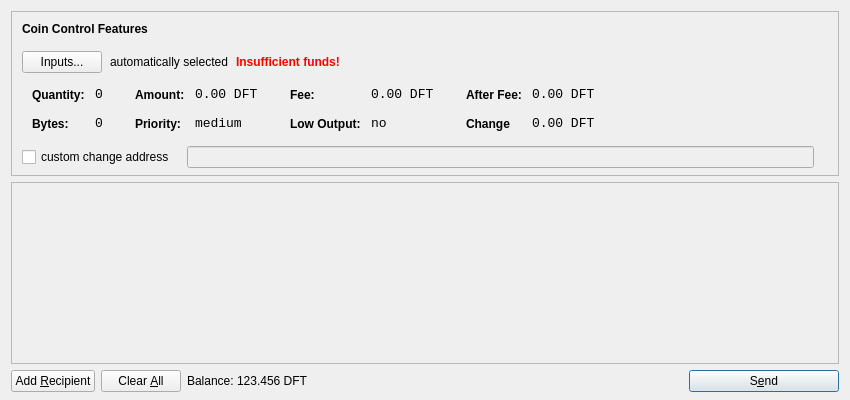
<?xml version="1.0" encoding="UTF-8"?>
<ui version="4.0">
 <class>SendCoinsDialog</class>
 <widget class="QDialog" name="SendCoinsDialog">
  <property name="geometry">
   <rect>
    <x>0</x>
    <y>0</y>
    <width>850</width>
    <height>400</height>
   </rect>
  </property>
  <property name="windowTitle">
   <string>Send Coins</string>
  </property>
  <layout class="QVBoxLayout" name="verticalLayout" stretch="0,1,0">
   <property name="bottomMargin">
    <number>8</number>
   </property>
   <item>
    <widget class="QFrame" name="frameCoinControl">
     <property name="sizePolicy">
      <sizepolicy hsizetype="Expanding" vsizetype="Expanding">
       <horstretch>0</horstretch>
       <verstretch>0</verstretch>
      </sizepolicy>
     </property>
     <property name="maximumSize">
      <size>
       <width>16777215</width>
       <height>16777215</height>
      </size>
     </property>
     <property name="frameShape">
      <enum>QFrame::StyledPanel</enum>
     </property>
     <property name="frameShadow">
      <enum>QFrame::Sunken</enum>
     </property>
     <layout class="QVBoxLayout" name="verticalLayoutCoinControl2">
      <property name="spacing">
       <number>-1</number>
      </property>
      <property name="leftMargin">
       <number>0</number>
      </property>
      <property name="topMargin">
       <number>0</number>
      </property>
      <property name="rightMargin">
       <number>0</number>
      </property>
      <property name="bottomMargin">
       <number>6</number>
      </property>
      <item>
       <layout class="QVBoxLayout" name="verticalLayoutCoinControl" stretch="0,0,0,0,1">
        <property name="spacing">
         <number>0</number>
        </property>
        <property name="leftMargin">
         <number>10</number>
        </property>
        <property name="topMargin">
         <number>10</number>
        </property>
        <item>
         <layout class="QHBoxLayout" name="horizontalLayoutCoinControl1">
          <property name="bottomMargin">
           <number>15</number>
          </property>
          <item>
           <widget class="QLabel" name="labelCoinControlFeatures">
            <property name="sizePolicy">
             <sizepolicy hsizetype="Preferred" vsizetype="Maximum">
              <horstretch>0</horstretch>
              <verstretch>0</verstretch>
             </sizepolicy>
            </property>
            <property name="font">
             <font>
              <weight>75</weight>
              <bold>true</bold>
             </font>
            </property>
            <property name="styleSheet">
             <string notr="true">font-weight:bold;</string>
            </property>
            <property name="text">
             <string>Coin Control Features</string>
            </property>
           </widget>
          </item>
         </layout>
        </item>
        <item>
         <layout class="QHBoxLayout" name="horizontalLayoutCoinControl2" stretch="0,0,0,0">
          <property name="spacing">
           <number>8</number>
          </property>
          <property name="bottomMargin">
           <number>10</number>
          </property>
          <item>
           <widget class="QPushButton" name="pushButtonCoinControl">
            <property name="styleSheet">
             <string notr="true"/>
            </property>
            <property name="text">
             <string>Inputs...</string>
            </property>
           </widget>
          </item>
          <item>
           <widget class="QLabel" name="labelCoinControlAutomaticallySelected">
            <property name="text">
             <string>automatically selected</string>
            </property>
            <property name="margin">
             <number>5</number>
            </property>
           </widget>
          </item>
          <item>
           <widget class="QLabel" name="labelCoinControlInsuffFunds">
            <property name="font">
             <font>
              <weight>75</weight>
              <bold>true</bold>
             </font>
            </property>
            <property name="styleSheet">
             <string notr="true">color:red;font-weight:bold;</string>
            </property>
            <property name="text">
             <string>Insufficient funds!</string>
            </property>
            <property name="margin">
             <number>5</number>
            </property>
           </widget>
          </item>
          <item>
           <spacer name="horizontalSpacerCoinControl">
            <property name="orientation">
             <enum>Qt::Horizontal</enum>
            </property>
            <property name="sizeHint" stdset="0">
             <size>
              <width>40</width>
              <height>1</height>
             </size>
            </property>
           </spacer>
          </item>
         </layout>
        </item>
        <item>
         <widget class="QWidget" name="widgetCoinControl" native="true">
          <property name="sizePolicy">
           <sizepolicy hsizetype="Preferred" vsizetype="Preferred">
            <horstretch>0</horstretch>
            <verstretch>0</verstretch>
           </sizepolicy>
          </property>
          <property name="minimumSize">
           <size>
            <width>0</width>
            <height>0</height>
           </size>
          </property>
          <property name="styleSheet">
           <string notr="true"/>
          </property>
          <layout class="QHBoxLayout" name="horizontalLayoutCoinControl5">
           <property name="margin">
            <number>0</number>
           </property>
           <item>
            <layout class="QHBoxLayout" name="horizontalLayoutCoinControl3" stretch="0,0,0,1">
             <property name="spacing">
              <number>20</number>
             </property>
             <property name="topMargin">
              <number>0</number>
             </property>
             <property name="bottomMargin">
              <number>10</number>
             </property>
             <item>
              <layout class="QFormLayout" name="formLayoutCoinControl1">
               <property name="horizontalSpacing">
                <number>10</number>
               </property>
               <property name="verticalSpacing">
                <number>14</number>
               </property>
               <property name="leftMargin">
                <number>10</number>
               </property>
               <property name="topMargin">
                <number>4</number>
               </property>
               <property name="rightMargin">
                <number>6</number>
               </property>
               <item row="0" column="0">
                <widget class="QLabel" name="labelCoinControlQuantityText">
                 <property name="styleSheet">
                  <string notr="true">font-weight:bold;</string>
                 </property>
                 <property name="text">
                  <string>Quantity:</string>
                 </property>
                 <property name="margin">
                  <number>0</number>
                 </property>
                </widget>
               </item>
               <item row="0" column="1">
                <widget class="QLabel" name="labelCoinControlQuantity">
                 <property name="font">
                  <font>
                   <family>Monospace</family>
                   <pointsize>10</pointsize>
                  </font>
                 </property>
                 <property name="cursor">
                  <cursorShape>IBeamCursor</cursorShape>
                 </property>
                 <property name="contextMenuPolicy">
                  <enum>Qt::ActionsContextMenu</enum>
                 </property>
                 <property name="text">
                  <string>0</string>
                 </property>
                 <property name="margin">
                  <number>0</number>
                 </property>
                 <property name="textInteractionFlags">
                  <set>Qt::LinksAccessibleByMouse|Qt::TextSelectableByKeyboard|Qt::TextSelectableByMouse</set>
                 </property>
                </widget>
               </item>
               <item row="1" column="0">
                <widget class="QLabel" name="labelCoinControlBytesText">
                 <property name="styleSheet">
                  <string notr="true">font-weight:bold;</string>
                 </property>
                 <property name="text">
                  <string>Bytes:</string>
                 </property>
                </widget>
               </item>
               <item row="1" column="1">
                <widget class="QLabel" name="labelCoinControlBytes">
                 <property name="font">
                  <font>
                   <family>Monospace</family>
                   <pointsize>10</pointsize>
                  </font>
                 </property>
                 <property name="cursor">
                  <cursorShape>IBeamCursor</cursorShape>
                 </property>
                 <property name="contextMenuPolicy">
                  <enum>Qt::ActionsContextMenu</enum>
                 </property>
                 <property name="text">
                  <string>0</string>
                 </property>
                 <property name="textInteractionFlags">
                  <set>Qt::LinksAccessibleByMouse|Qt::TextSelectableByKeyboard|Qt::TextSelectableByMouse</set>
                 </property>
                </widget>
               </item>
              </layout>
             </item>
             <item>
              <layout class="QFormLayout" name="formLayoutCoinControl2">
               <property name="horizontalSpacing">
                <number>10</number>
               </property>
               <property name="verticalSpacing">
                <number>14</number>
               </property>
               <property name="leftMargin">
                <number>6</number>
               </property>
               <property name="topMargin">
                <number>4</number>
               </property>
               <property name="rightMargin">
                <number>6</number>
               </property>
               <item row="0" column="0">
                <widget class="QLabel" name="labelCoinControlAmountText">
                 <property name="styleSheet">
                  <string notr="true">font-weight:bold;</string>
                 </property>
                 <property name="text">
                  <string>Amount:</string>
                 </property>
                 <property name="margin">
                  <number>0</number>
                 </property>
                </widget>
               </item>
               <item row="0" column="1">
                <widget class="QLabel" name="labelCoinControlAmount">
                 <property name="font">
                  <font>
                   <family>Monospace</family>
                   <pointsize>10</pointsize>
                  </font>
                 </property>
                 <property name="cursor">
                  <cursorShape>IBeamCursor</cursorShape>
                 </property>
                 <property name="contextMenuPolicy">
                  <enum>Qt::ActionsContextMenu</enum>
                 </property>
                 <property name="text">
                  <string>0.00 DFT</string>
                 </property>
                 <property name="textInteractionFlags">
                  <set>Qt::LinksAccessibleByMouse|Qt::TextSelectableByKeyboard|Qt::TextSelectableByMouse</set>
                 </property>
                </widget>
               </item>
               <item row="1" column="0">
                <widget class="QLabel" name="labelCoinControlPriorityText">
                 <property name="styleSheet">
                  <string notr="true">font-weight:bold;</string>
                 </property>
                 <property name="text">
                  <string>Priority:</string>
                 </property>
                </widget>
               </item>
               <item row="1" column="1">
                <widget class="QLabel" name="labelCoinControlPriority">
                 <property name="font">
                  <font>
                   <family>Monospace</family>
                   <pointsize>10</pointsize>
                  </font>
                 </property>
                 <property name="cursor">
                  <cursorShape>IBeamCursor</cursorShape>
                 </property>
                 <property name="contextMenuPolicy">
                  <enum>Qt::ActionsContextMenu</enum>
                 </property>
                 <property name="text">
                  <string>medium</string>
                 </property>
                 <property name="textInteractionFlags">
                  <set>Qt::LinksAccessibleByMouse|Qt::TextSelectableByKeyboard|Qt::TextSelectableByMouse</set>
                 </property>
                </widget>
               </item>
              </layout>
             </item>
             <item>
              <layout class="QFormLayout" name="formLayoutCoinControl3">
               <property name="horizontalSpacing">
                <number>10</number>
               </property>
               <property name="verticalSpacing">
                <number>14</number>
               </property>
               <property name="leftMargin">
                <number>6</number>
               </property>
               <property name="topMargin">
                <number>4</number>
               </property>
               <property name="rightMargin">
                <number>6</number>
               </property>
               <item row="0" column="0">
                <widget class="QLabel" name="labelCoinControlFeeText">
                 <property name="styleSheet">
                  <string notr="true">font-weight:bold;</string>
                 </property>
                 <property name="text">
                  <string>Fee:</string>
                 </property>
                 <property name="margin">
                  <number>0</number>
                 </property>
                </widget>
               </item>
               <item row="0" column="1">
                <widget class="QLabel" name="labelCoinControlFee">
                 <property name="font">
                  <font>
                   <family>Monospace</family>
                   <pointsize>10</pointsize>
                  </font>
                 </property>
                 <property name="cursor">
                  <cursorShape>IBeamCursor</cursorShape>
                 </property>
                 <property name="contextMenuPolicy">
                  <enum>Qt::ActionsContextMenu</enum>
                 </property>
                 <property name="text">
                  <string>0.00 DFT</string>
                 </property>
                 <property name="textInteractionFlags">
                  <set>Qt::LinksAccessibleByMouse|Qt::TextSelectableByKeyboard|Qt::TextSelectableByMouse</set>
                 </property>
                </widget>
               </item>
               <item row="1" column="0">
                <widget class="QLabel" name="labelCoinControlLowOutputText">
                 <property name="styleSheet">
                  <string notr="true">font-weight:bold;</string>
                 </property>
                 <property name="text">
                  <string>Low Output:</string>
                 </property>
                </widget>
               </item>
               <item row="1" column="1">
                <widget class="QLabel" name="labelCoinControlLowOutput">
                 <property name="font">
                  <font>
                   <family>Monospace</family>
                   <pointsize>10</pointsize>
                  </font>
                 </property>
                 <property name="cursor">
                  <cursorShape>IBeamCursor</cursorShape>
                 </property>
                 <property name="contextMenuPolicy">
                  <enum>Qt::ActionsContextMenu</enum>
                 </property>
                 <property name="text">
                  <string>no</string>
                 </property>
                 <property name="textInteractionFlags">
                  <set>Qt::LinksAccessibleByMouse|Qt::TextSelectableByKeyboard|Qt::TextSelectableByMouse</set>
                 </property>
                </widget>
               </item>
              </layout>
             </item>
             <item>
              <layout class="QFormLayout" name="formLayoutCoinControl4">
               <property name="horizontalSpacing">
                <number>10</number>
               </property>
               <property name="verticalSpacing">
                <number>14</number>
               </property>
               <property name="leftMargin">
                <number>6</number>
               </property>
               <property name="topMargin">
                <number>4</number>
               </property>
               <property name="rightMargin">
                <number>6</number>
               </property>
               <item row="0" column="0">
                <widget class="QLabel" name="labelCoinControlAfterFeeText">
                 <property name="styleSheet">
                  <string notr="true">font-weight:bold;</string>
                 </property>
                 <property name="text">
                  <string>After Fee:</string>
                 </property>
                 <property name="margin">
                  <number>0</number>
                 </property>
                </widget>
               </item>
               <item row="0" column="1">
                <widget class="QLabel" name="labelCoinControlAfterFee">
                 <property name="font">
                  <font>
                   <family>Monospace</family>
                   <pointsize>10</pointsize>
                  </font>
                 </property>
                 <property name="cursor">
                  <cursorShape>IBeamCursor</cursorShape>
                 </property>
                 <property name="contextMenuPolicy">
                  <enum>Qt::ActionsContextMenu</enum>
                 </property>
                 <property name="text">
                  <string>0.00 DFT</string>
                 </property>
                 <property name="textInteractionFlags">
                  <set>Qt::LinksAccessibleByMouse|Qt::TextSelectableByKeyboard|Qt::TextSelectableByMouse</set>
                 </property>
                </widget>
               </item>
               <item row="1" column="0">
                <widget class="QLabel" name="labelCoinControlChangeText">
                 <property name="styleSheet">
                  <string notr="true">font-weight:bold;</string>
                 </property>
                 <property name="text">
                  <string>Change</string>
                 </property>
                </widget>
               </item>
               <item row="1" column="1">
                <widget class="QLabel" name="labelCoinControlChange">
                 <property name="font">
                  <font>
                   <family>Monospace</family>
                   <pointsize>10</pointsize>
                  </font>
                 </property>
                 <property name="cursor">
                  <cursorShape>IBeamCursor</cursorShape>
                 </property>
                 <property name="contextMenuPolicy">
                  <enum>Qt::ActionsContextMenu</enum>
                 </property>
                 <property name="text">
                  <string>0.00 DFT</string>
                 </property>
                 <property name="textInteractionFlags">
                  <set>Qt::LinksAccessibleByMouse|Qt::TextSelectableByKeyboard|Qt::TextSelectableByMouse</set>
                 </property>
                </widget>
               </item>
              </layout>
             </item>
            </layout>
           </item>
          </layout>
         </widget>
        </item>
        <item>
         <layout class="QHBoxLayout" name="horizontalLayoutCoinControl4" stretch="0,0,0">
          <property name="spacing">
           <number>12</number>
          </property>
          <property name="sizeConstraint">
           <enum>QLayout::SetDefaultConstraint</enum>
          </property>
          <property name="topMargin">
           <number>5</number>
          </property>
          <property name="rightMargin">
           <number>5</number>
          </property>
          <item>
           <widget class="QCheckBox" name="checkBoxCoinControlChange">
            <property name="text">
             <string>custom change address</string>
            </property>
           </widget>
          </item>
          <item>
           <widget class="QLineEdit" name="lineEditCoinControlChange">
            <property name="enabled">
             <bool>false</bool>
            </property>
            <property name="sizePolicy">
             <sizepolicy hsizetype="Expanding" vsizetype="Fixed">
              <horstretch>0</horstretch>
              <verstretch>0</verstretch>
             </sizepolicy>
            </property>
           </widget>
          </item>
          <item>
           <widget class="QLabel" name="labelCoinControlChangeLabel">
            <property name="sizePolicy">
             <sizepolicy hsizetype="Preferred" vsizetype="Expanding">
              <horstretch>0</horstretch>
              <verstretch>0</verstretch>
             </sizepolicy>
            </property>
            <property name="minimumSize">
             <size>
              <width>0</width>
              <height>0</height>
             </size>
            </property>
            <property name="text">
             <string/>
            </property>
            <property name="margin">
             <number>3</number>
            </property>
           </widget>
          </item>
         </layout>
        </item>
        <item>
         <spacer name="verticalSpacerCoinControl">
          <property name="orientation">
           <enum>Qt::Vertical</enum>
          </property>
          <property name="sizeHint" stdset="0">
           <size>
            <width>800</width>
            <height>1</height>
           </size>
          </property>
         </spacer>
        </item>
       </layout>
      </item>
     </layout>
    </widget>
   </item>
   <item>
    <widget class="QScrollArea" name="scrollArea">
     <property name="widgetResizable">
      <bool>true</bool>
     </property>
     <widget class="QWidget" name="scrollAreaWidgetContents">
      <property name="geometry">
       <rect>
        <x>0</x>
        <y>0</y>
        <width>830</width>
        <height>165</height>
       </rect>
      </property>
      <layout class="QVBoxLayout" name="verticalLayout_2">
       <property name="margin">
        <number>0</number>
       </property>
       <item>
        <layout class="QVBoxLayout" name="entries">
         <property name="spacing">
          <number>6</number>
         </property>
        </layout>
       </item>
       <item>
        <spacer name="verticalSpacer">
         <property name="orientation">
          <enum>Qt::Vertical</enum>
         </property>
         <property name="sizeHint" stdset="0">
          <size>
           <width>20</width>
           <height>40</height>
          </size>
         </property>
        </spacer>
       </item>
      </layout>
     </widget>
    </widget>
   </item>
   <item>
    <layout class="QHBoxLayout" name="horizontalLayout">
     <item>
      <widget class="QPushButton" name="addButton">
       <property name="toolTip">
        <string>Send to multiple recipients at once</string>
       </property>
       <property name="text">
        <string>Add &amp;Recipient</string>
       </property>
       <property name="autoDefault">
        <bool>false</bool>
       </property>
      </widget>
     </item>
     <item>
      <widget class="QPushButton" name="clearButton">
       <property name="sizePolicy">
        <sizepolicy hsizetype="Minimum" vsizetype="Fixed">
         <horstretch>0</horstretch>
         <verstretch>0</verstretch>
        </sizepolicy>
       </property>
       <property name="toolTip">
        <string>Remove all transaction fields</string>
       </property>
       <property name="text">
        <string>Clear &amp;All</string>
       </property>
       <property name="autoRepeatDelay">
        <number>300</number>
       </property>
       <property name="autoDefault">
        <bool>false</bool>
       </property>
      </widget>
     </item>
     <item>
      <layout class="QHBoxLayout" name="horizontalLayout_2">
       <property name="spacing">
        <number>3</number>
       </property>
       <item>
        <widget class="QLabel" name="label">
         <property name="sizePolicy">
          <sizepolicy hsizetype="Preferred" vsizetype="Fixed">
           <horstretch>0</horstretch>
           <verstretch>0</verstretch>
          </sizepolicy>
         </property>
         <property name="text">
          <string>Balance:</string>
         </property>
        </widget>
       </item>
       <item>
        <widget class="QLabel" name="labelBalance">
         <property name="sizePolicy">
          <sizepolicy hsizetype="Preferred" vsizetype="Fixed">
           <horstretch>0</horstretch>
           <verstretch>0</verstretch>
          </sizepolicy>
         </property>
         <property name="cursor">
          <cursorShape>IBeamCursor</cursorShape>
         </property>
         <property name="text">
          <string>123.456 DFT</string>
         </property>
         <property name="textInteractionFlags">
          <set>Qt::LinksAccessibleByMouse|Qt::TextSelectableByKeyboard|Qt::TextSelectableByMouse</set>
         </property>
        </widget>
       </item>
      </layout>
     </item>
     <item>
      <spacer name="horizontalSpacer">
       <property name="orientation">
        <enum>Qt::Horizontal</enum>
       </property>
       <property name="sizeHint" stdset="0">
        <size>
         <width>40</width>
         <height>20</height>
        </size>
       </property>
      </spacer>
     </item>
     <item>
      <widget class="QPushButton" name="sendButton">
       <property name="minimumSize">
        <size>
         <width>150</width>
         <height>0</height>
        </size>
       </property>
       <property name="toolTip">
        <string>Confirm the send action</string>
       </property>
       <property name="text">
        <string>S&amp;end</string>
       </property>
       <property name="icon">
        <iconset resource="../bitcoin.qrc">
         <normaloff>:/icons/send</normaloff>:/icons/send</iconset>
       </property>
       <property name="default">
        <bool>true</bool>
       </property>
      </widget>
     </item>
    </layout>
   </item>
  </layout>
 </widget>
 <resources>
  <include location="../bitcoin.qrc"/>
 </resources>
 <connections/>
</ui>
